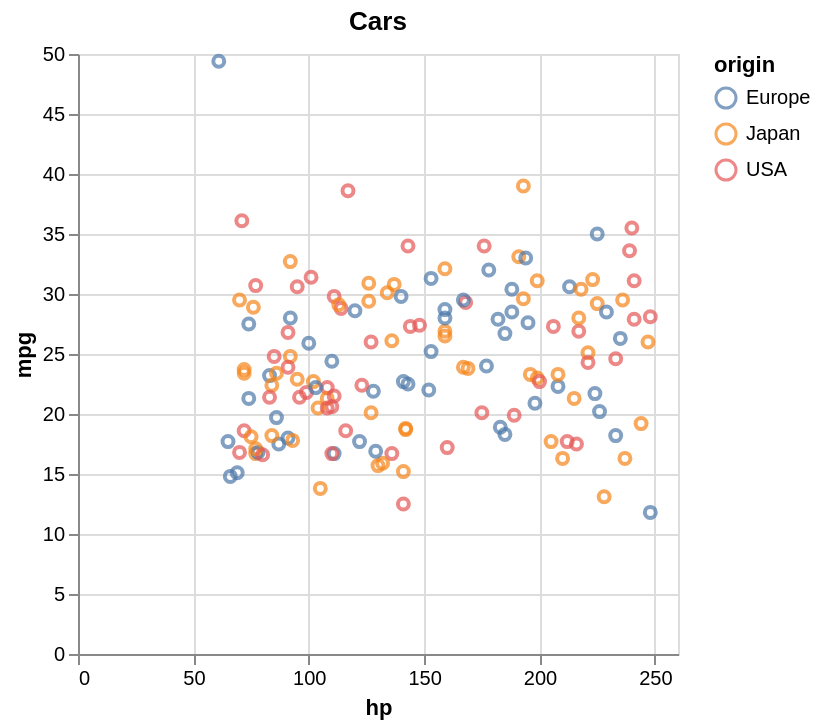

Here is the Vega-Lite specification saved for this chart:
### Vega-Lite specification from a JSON file in a GitHub repository (floating-point values rounded to 4 significant figures; data arrays with more than 128 entries replaced by an {"elided": "..."} marker saying what was removed)
{"config": {"view": {"continuousWidth": 300, "continuousHeight": 300}}, "data": {"name": "data-62ce047360105e62cf31b9b2b79eb7eb"}, "mark": {"type": "point"}, "encoding": {"color": {"field": "origin", "type": "nominal"}, "x": {"field": "hp", "type": "quantitative"}, "y": {"field": "mpg", "type": "quantitative"}}, "title": "Cars", "$schema": "https://vega.github.io/schema/vega-lite/v5.8.0.json", "datasets": {"data-62ce047360105e62cf31b9b2b79eb7eb": {"elided": "150 records"}}}
